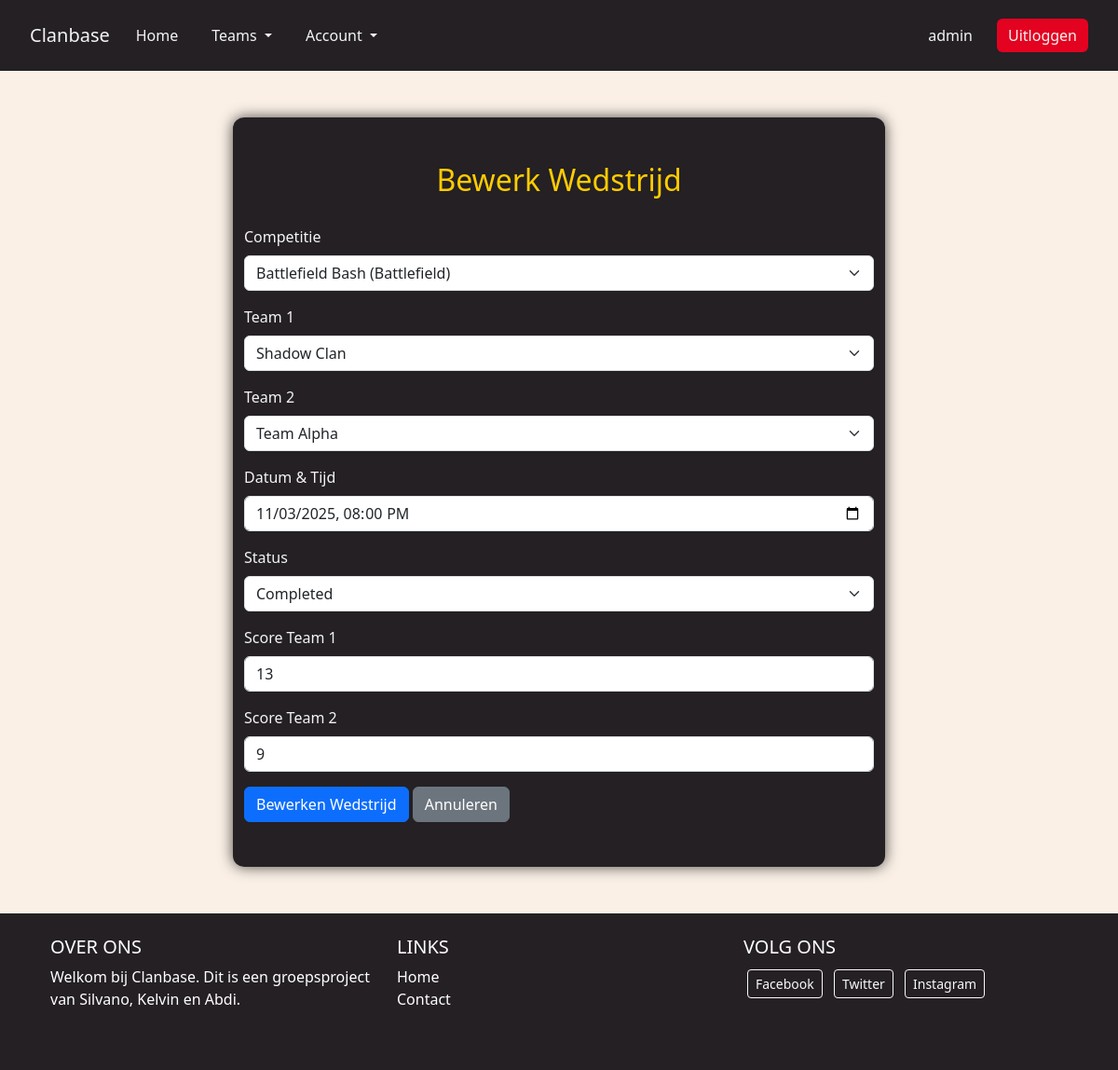
/pages/match_form.php?id=2 (signed in), run on the app's committed database.
### tables this page shows
CREATE TABLE `matches` (
  `match_id` int(11) NOT NULL,
  `competition_id` int(11) DEFAULT NULL,
  `team1_id` int(11) DEFAULT NULL,
  `team2_id` int(11) DEFAULT NULL,
  `user1_id` int(11) DEFAULT NULL,
  `user2_id` int(11) DEFAULT NULL,
  `scheduled_at` datetime DEFAULT NULL,
  `played_at` datetime DEFAULT NULL,
  `status` enum('scheduled','completed','confirmed') DEFAULT 'scheduled',
  `winner_team_id` int(11) DEFAULT NULL,
  `winner_user_id` int(11) DEFAULT NULL,
  `score_team1` int(11) DEFAULT 0,
  `score_team2` int(11) DEFAULT 0
);

CREATE TABLE `competitions` (
  `competition_id` int(11) NOT NULL,
  `name` varchar(100) NOT NULL,
  `description` text DEFAULT NULL,
  `type` enum('tournament','ladder') NOT NULL,
  `game` varchar(100) DEFAULT NULL,
  `created_by` int(11) DEFAULT NULL,
  `start_date` date DEFAULT NULL,
  `end_date` date DEFAULT NULL
);

CREATE TABLE `teams` (
  `team_id` int(11) NOT NULL,
  `name` varchar(100) NOT NULL,
  `description` text DEFAULT NULL,
  `created_by` int(11) DEFAULT NULL
);

### pages/match_form.php (the view, shortened to what this page needs)
<?php
$conn = dbConnect();
$matchId = $_GET['id'] ?? null;
$match = null;
if ($matchId) {
    $stmt = $conn->prepare("SELECT * FROM matches WHERE match_id = :id");
    $stmt->execute(['id' => $matchId]);
    $match = $stmt->fetch(PDO::FETCH_ASSOC);
}
$teams = $conn->query("SELECT * FROM teams ORDER BY name ASC")->fetchAll(PDO::FETCH_ASSOC);
$competitions = $conn->query("SELECT * FROM competitions ORDER BY name ASC")->fetchAll(PDO::FETCH_ASSOC);
?>
<!DOCTYPE html>
<html lang="nl">
<head>
    <link href="https://cdn.jsdelivr.net/npm/bootstrap@5.3.8/dist/css/bootstrap.min.css" rel="stylesheet">
    <link rel="stylesheet" href="../css/style.css">
</head>
<body>
    <?php include '../php/navbar.php'; ?>
    <div class="container py-5" style="background-color: #242024; color: #F3F4F5; border-radius: 12px; box-shadow: 0 0 15px rgba(0,0,0,0.7); max-width: 700px; margin: 50px auto;">
        <h2 style="color: #ffcc00; text-align: center; margin-bottom: 30px;"><?= $match ? "Bewerk" : "Nieuwe" ?> Wedstrijd</h2>
        <form action="../php/match_handler.php" method="POST">
            <div class="mb-3">
                <label for="competition_id" class="form-label">Competitie</label>
                <select name="competition_id" id="competition_id" class="form-select" required
                    style="">
                    <?php foreach ($competitions as $c): ?>
                        <option value="<?= $c['competition_id'] ?>"
                            <?= $match && $match['competition_id'] == $c['competition_id'] ? 'selected' : '' ?>>
                            <?= htmlspecialchars($c['name']) ?> (<?= htmlspecialchars($c['game'] ?? 'Niet gespecificeerd') ?>)
                        </option>
                    <?php endforeach; ?>
                </select>
            </div>
            <div class="mb-3">
                <label for="team1_id" class="form-label">Team 1</label>
                <select name="team1_id" id="team1_id" class="form-select" required
                    style="">
                    <?php foreach ($teams as $t): ?>
                        <option value="<?= $t['team_id'] ?>"
                            <?= $match && $match['team1_id'] == $t['team_id'] ? 'selected' : '' ?>>
                            <?= htmlspecialchars($t['name']) ?>
                        </option>
                    <?php endforeach; ?>
                </select>
            </div>
            <div class="mb-3">
                <label for="team2_id" class="form-label">Team 2</label>
                <select name="team2_id" id="team2_id" class="form-select" required
                    style="">
                    <?php foreach ($teams as $t): ?>
                        <option value="<?= $t['team_id'] ?>"
                            <?= $match && $match['team2_id'] == $t['team_id'] ? 'selected' : '' ?>>
                            <?= htmlspecialchars($t['name']) ?>
                        </option>
                    <?php endforeach; ?>
                </select>
            </div>
            <div class="mb-3">
                <label for="scheduled_at" class="form-label">Datum & Tijd</label>
                <input type="datetime-local" name="scheduled_at" id="scheduled_at" class="form-control"
                    value="<?= $match ? date('Y-m-d\TH:i', strtotime($match['scheduled_at'])) : '' ?>"
                    required
                    style="">
            </div>
            <div class="mb-3">
                <label for="status" class="form-label">Status</label>
                <select name="status" id="status" class="form-select"
                    style="">
                    <option value="completed" <?= $match && $match['status'] == 'completed' ? 'selected' : '' ?>>Completed</option>
                </select>
            </div>
            <div class="mb-3">
                <label for="score_team1" class="form-label">Score Team 1</label>
                <input type="number" name="score_team1" id="score_team1" class="form-control"
                    value="<?= $match['score_team1'] ?? 0 ?>"
                    style="">
            </div>
            <div class="mb-3">
                <label for="score_team2" class="form-label">Score Team 2</label>
                <input type="number" name="score_team2" id="score_team2" class="form-control"
                    value="<?= $match['score_team2'] ?? 0 ?>"
                    style="">
            </div>
            <button type="submit" class="btn btn-primary"><?= $match ? "Bewerken" : "Toevoegen" ?> Wedstrijd</button>
            <a href="wedstrijdschema.php" class="btn btn-secondary">Annuleren</a>
        </form>
    </div>
    <?php include '../php/footer.php'; ?>
</body>
</html>

### css/style.css (style rules this page uses)
html, body { background-color: #faf0e6; color: #242024; font-family: 'Segoe UI', sans-serif; }

### data on the page
matches: competition_id "Battlefield Bash (Battlefield)", team1_id "Shadow Clan", team2_id "Team Alpha", scheduled_at "11/03/2025 20:00", status "Completed", score_team1 "13", score_team2 "9"

### other printed values
$_SESSION['username'] "admin"
